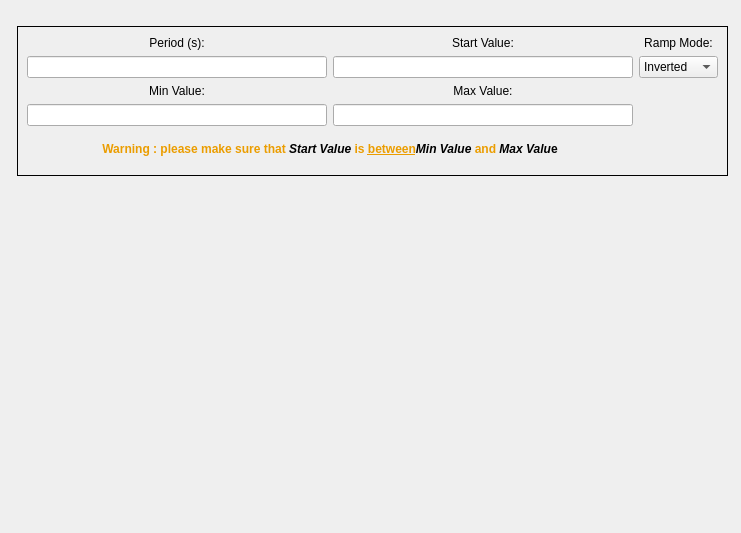
<?xml version="1.0" encoding="UTF-8"?>
<ui version="4.0">
 <class>GTAEquationSawToothWidget</class>
 <widget class="QWidget" name="GTAEquationSawToothWidget">
  <property name="geometry">
   <rect>
    <x>0</x>
    <y>0</y>
    <width>741</width>
    <height>533</height>
   </rect>
  </property>
  <property name="minimumSize">
   <size>
    <width>741</width>
    <height>533</height>
   </size>
  </property>
  <property name="maximumSize">
   <size>
    <width>741</width>
    <height>533</height>
   </size>
  </property>
  <property name="windowTitle">
   <string>Form</string>
  </property>
  <layout class="QGridLayout" name="gridLayout">
   <item row="4" column="0" colspan="3">
    <widget class="QLabel" name="imageLB">
     <property name="minimumSize">
      <size>
       <width>711</width>
       <height>309</height>
      </size>
     </property>
     <property name="maximumSize">
      <size>
       <width>711</width>
       <height>309</height>
      </size>
     </property>
     <property name="text">
      <string/>
     </property>
     <property name="pixmap">
      <pixmap resource="../resource.qrc">:/images/forms/img/sawtooth.png</pixmap>
     </property>
     <property name="scaledContents">
      <bool>true</bool>
     </property>
     <property name="alignment">
      <set>Qt::AlignCenter</set>
     </property>
    </widget>
   </item>
   <item row="0" column="1">
    <widget class="QFrame" name="gridFrame">
     <property name="minimumSize">
      <size>
       <width>711</width>
       <height>150</height>
      </size>
     </property>
     <property name="maximumSize">
      <size>
       <width>711</width>
       <height>150</height>
      </size>
     </property>
     <property name="frameShape">
      <enum>QFrame::Box</enum>
     </property>
     <layout class="QGridLayout" name="gridLayout_5">
      <item row="0" column="0">
       <layout class="QVBoxLayout" name="verticalLayout">
        <item>
         <widget class="QLabel" name="periodLB">
          <property name="sizePolicy">
           <sizepolicy hsizetype="Preferred" vsizetype="Fixed">
            <horstretch>0</horstretch>
            <verstretch>0</verstretch>
           </sizepolicy>
          </property>
          <property name="text">
           <string>Period (s):</string>
          </property>
          <property name="alignment">
           <set>Qt::AlignCenter</set>
          </property>
         </widget>
        </item>
        <item>
         <widget class="QLineEdit" name="periodLE"/>
        </item>
       </layout>
      </item>
      <item row="0" column="1">
       <layout class="QVBoxLayout" name="verticalLayout_2">
        <item>
         <widget class="QLabel" name="startValueLB">
          <property name="sizePolicy">
           <sizepolicy hsizetype="Preferred" vsizetype="Fixed">
            <horstretch>0</horstretch>
            <verstretch>0</verstretch>
           </sizepolicy>
          </property>
          <property name="text">
           <string>Start Value:</string>
          </property>
          <property name="alignment">
           <set>Qt::AlignCenter</set>
          </property>
         </widget>
        </item>
        <item>
         <widget class="QLineEdit" name="startValueLE"/>
        </item>
       </layout>
      </item>
      <item row="0" column="2">
       <layout class="QVBoxLayout" name="verticalLayout_3">
        <item>
         <widget class="QLabel" name="rampModeLB">
          <property name="text">
           <string>Ramp Mode:</string>
          </property>
          <property name="alignment">
           <set>Qt::AlignCenter</set>
          </property>
         </widget>
        </item>
        <item>
         <widget class="QComboBox" name="rampModeCB">
          <property name="minimumSize">
           <size>
            <width>70</width>
            <height>0</height>
           </size>
          </property>
          <item>
           <property name="text">
            <string>Inverted</string>
           </property>
          </item>
          <item>
           <property name="text">
            <string>RampUp</string>
           </property>
          </item>
         </widget>
        </item>
       </layout>
      </item>
      <item row="1" column="1">
       <layout class="QVBoxLayout" name="verticalLayout_5">
        <item>
         <widget class="QLabel" name="maxValueLB">
          <property name="sizePolicy">
           <sizepolicy hsizetype="Preferred" vsizetype="Fixed">
            <horstretch>0</horstretch>
            <verstretch>0</verstretch>
           </sizepolicy>
          </property>
          <property name="text">
           <string>Max Value:</string>
          </property>
          <property name="alignment">
           <set>Qt::AlignCenter</set>
          </property>
         </widget>
        </item>
        <item>
         <widget class="QLineEdit" name="maxValueLE"/>
        </item>
       </layout>
      </item>
      <item row="1" column="0">
       <layout class="QVBoxLayout" name="verticalLayout_4">
        <item>
         <widget class="QLabel" name="minValueLB">
          <property name="sizePolicy">
           <sizepolicy hsizetype="Preferred" vsizetype="Fixed">
            <horstretch>0</horstretch>
            <verstretch>0</verstretch>
           </sizepolicy>
          </property>
          <property name="text">
           <string>Min Value:</string>
          </property>
          <property name="alignment">
           <set>Qt::AlignCenter</set>
          </property>
         </widget>
        </item>
        <item>
         <widget class="QLineEdit" name="minValueLE"/>
        </item>
       </layout>
      </item>
      <item row="2" column="0" colspan="2">
       <widget class="QLabel" name="label">
        <property name="lineWidth">
         <number>1</number>
        </property>
        <property name="text">
         <string>&lt;html&gt;&lt;head/&gt;&lt;body&gt;&lt;p&gt;&lt;span style=&quot; font-weight:600; color:#eb9d00;&quot;&gt;Warning : please make sure that &lt;/span&gt;&lt;span style=&quot; font-weight:600; font-style:italic; color:#000000;&quot;&gt;Start Value&lt;/span&gt;&lt;span style=&quot; font-weight:600; color:#eb9d00;&quot;&gt; is &lt;/span&gt;&lt;span style=&quot; font-weight:600; text-decoration: underline; color:#eb9d00;&quot;&gt;between&lt;/span&gt;&lt;span style=&quot; font-weight:600; color:#eb9d00;&quot;/&gt;&lt;span style=&quot; font-weight:600; font-style:italic; color:#000000;&quot;&gt;Min Value&lt;/span&gt;&lt;span style=&quot; font-weight:600; color:#eb9d00;&quot;&gt; and &lt;/span&gt;&lt;span style=&quot; font-weight:600; font-style:italic; color:#000000;&quot;&gt;Max Valu&lt;/span&gt;&lt;span style=&quot; font-weight:600; color:#000000;&quot;&gt;e&lt;/span&gt;&lt;/p&gt;&lt;/body&gt;&lt;/html&gt;</string>
        </property>
        <property name="textFormat">
         <enum>Qt::RichText</enum>
        </property>
        <property name="alignment">
         <set>Qt::AlignCenter</set>
        </property>
       </widget>
      </item>
     </layout>
    </widget>
   </item>
  </layout>
 </widget>
 <resources>
  <include location="../resource.qrc"/>
 </resources>
 <connections/>
</ui>
